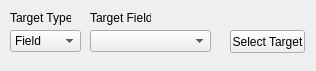
<?xml version="1.0" encoding="UTF-8"?>
<ui version="4.0">
 <class>SelectField</class>
 <widget class="QWidget" name="SelectField">
  <property name="geometry">
   <rect>
    <x>0</x>
    <y>0</y>
    <width>316</width>
    <height>71</height>
   </rect>
  </property>
  <property name="windowTitle">
   <string>Form</string>
  </property>
  <widget class="QComboBox" name="cmbTargetType">
   <property name="geometry">
    <rect>
     <x>10</x>
     <y>30</y>
     <width>71</width>
     <height>22</height>
    </rect>
   </property>
   <item>
    <property name="text">
     <string>Field</string>
    </property>
   </item>
   <item>
    <property name="text">
     <string>Button</string>
    </property>
   </item>
  </widget>
  <widget class="QPushButton" name="pushButton">
   <property name="geometry">
    <rect>
     <x>230</x>
     <y>30</y>
     <width>75</width>
     <height>23</height>
    </rect>
   </property>
   <property name="text">
    <string>Select Target</string>
   </property>
  </widget>
  <widget class="QComboBox" name="cmbTargetField">
   <property name="geometry">
    <rect>
     <x>90</x>
     <y>30</y>
     <width>121</width>
     <height>22</height>
    </rect>
   </property>
  </widget>
  <widget class="QLabel" name="labelTargetType">
   <property name="geometry">
    <rect>
     <x>10</x>
     <y>10</y>
     <width>61</width>
     <height>16</height>
    </rect>
   </property>
   <property name="text">
    <string>Target Type</string>
   </property>
  </widget>
  <widget class="QLabel" name="labelTargetField">
   <property name="geometry">
    <rect>
     <x>90</x>
     <y>10</y>
     <width>61</width>
     <height>16</height>
    </rect>
   </property>
   <property name="text">
    <string>Target Field</string>
   </property>
  </widget>
 </widget>
 <resources/>
 <connections/>
</ui>
